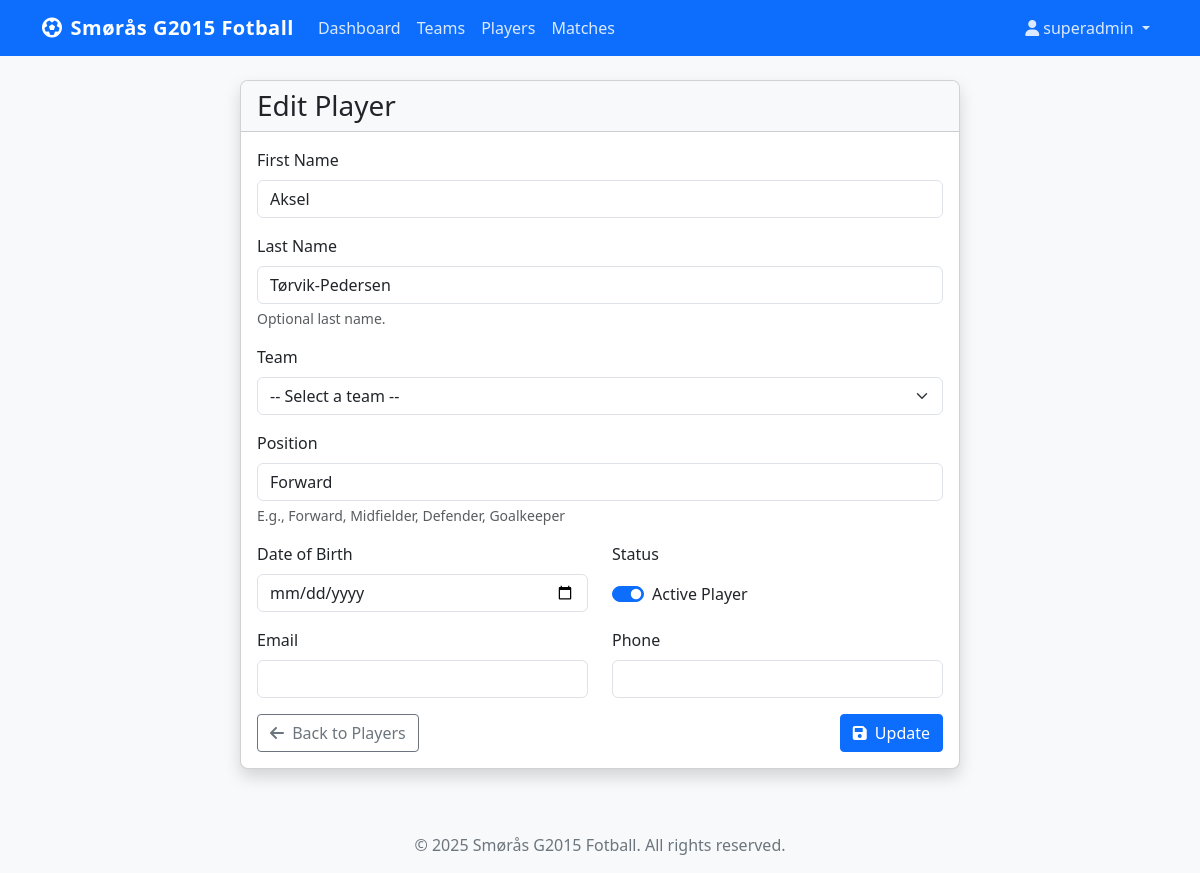
Page /team/players/47/edit/ (signed in) on the committed database.
### teammanager/models.py (models this page shows, shortened)
class Player(models.Model):
    first_name = models.CharField(max_length=100)
    last_name = models.CharField(max_length=100, blank=True, null=True)
    position = models.CharField(max_length=50, blank=True, null=True)
    date_of_birth = models.DateField(blank=True, null=True)
    email = models.EmailField(blank=True, null=True)
    phone = models.CharField(max_length=20, blank=True, null=True)
    active = models.BooleanField(default=True)
    created_at = models.DateTimeField(auto_now_add=True)

### teammanager/views.py (the view)
# urls.py: path('players/<int:pk>/edit/', views.PlayerUpdateView.as_view(), name='player-edit'),
class PlayerUpdateView(LoginRequiredMixin, UpdateView):
    model = Player
    form_class = PlayerForm
    success_url = reverse_lazy('player-list')
    def dispatch(self, request, *args, **kwargs):
        if not request.user.profile.is_approved():
            messages.warning(request, "Your account needs to be approved before you can update players.")
            return redirect('player-list')
        if not (request.user.profile.is_admin() or request.user.profile.is_coach()):
            messages.warning(request, "You don't have permission to update players.")
            return redirect('player-list')
        return super().dispatch(request, *args, **kwargs)

### teammanager/forms.py
class PlayerForm(forms.ModelForm):
    class Meta:
        model = Player
        fields = ['first_name', 'last_name', 'position', 'date_of_birth', 'email', 'phone', 'active']
        widgets = {
            'date_of_birth': forms.DateInput(attrs={'type': 'date'}),
        }

### teammanager/models.py (called while the page is built)
    def is_approved(self):
        return self.status == 'approved'

    def is_admin(self):
        return self.role == 'admin' and self.is_approved()

### templates/teammanager/player_form.html (shortened to what this page needs)
{% extends 'base.html' %}
{% block content %}
<div class="container">
    <div class="row justify-content-center">
        <div class="col-md-8">
            <div class="card shadow">
                <div class="card-header bg-light">
                    <h3 class="mb-0">{% if form.instance.id %}Edit Player{% else %}Add Player{% endif %}</h3>
                </div>
                <div class="card-body">
                    <form method="post">
                        <div class="mb-3">
                            <label for="{{ form.first_name.id_for_label }}" class="form-label">First Name</label>
                            <input type="text" name="{{ form.first_name.html_name }}"
                                   class="form-control {% if form.first_name.errors %}is-invalid{% endif %}"
                                   id="{{ form.first_name.id_for_label }}"
                                   value="{{ form.first_name.value|default:'' }}" required>
                        </div>
                        <div class="mb-3">
                            <label for="{{ form.last_name.id_for_label }}" class="form-label">Last Name</label>
                            <input type="text" name="{{ form.last_name.html_name }}"
                                   class="form-control {% if form.last_name.errors %}is-invalid{% endif %}"
                                   id="{{ form.last_name.id_for_label }}"
                                   value="{{ form.last_name.value|default:'' }}">
                            <div class="form-text">Optional last name.</div>
                        </div>
                        <div class="mb-3">
                            <label for="{{ form.team.id_for_label }}" class="form-label">Team</label>
                            <select name="{{ form.team.html_name }}"
                                    class="form-select {% if form.team.errors %}is-invalid{% endif %}"
                                    id="{{ form.team.id_for_label }}">
                                <option value="">-- Select a team --</option>
                            </select>
                        </div>
                        <div class="mb-3">
                            <label for="{{ form.position.id_for_label }}" class="form-label">Position</label>
                            <input type="text" name="{{ form.position.html_name }}"
                                   class="form-control {% if form.position.errors %}is-invalid{% endif %}"
                                   id="{{ form.position.id_for_label }}"
                                   value="{{ form.position.value|default:'' }}">
                            <div class="form-text">E.g., Forward, Midfielder, Defender, Goalkeeper</div>
                        </div>
                        <div class="row mb-3">
                            <div class="col-md-6">
                                <label for="{{ form.date_of_birth.id_for_label }}" class="form-label">Date of Birth</label>
                                <input type="date" name="{{ form.date_of_birth.html_name }}"
                                       class="form-control {% if form.date_of_birth.errors %}is-invalid{% endif %}"
                                       id="{{ form.date_of_birth.id_for_label }}"
                                       value="{{ form.date_of_birth.value|date:'Y-m-d'|default:'' }}">
                            </div>
                            <div class="col-md-6">
                                <label for="{{ form.active.id_for_label }}" class="form-label">Status</label>
                                <div class="form-check form-switch mt-2">
                                    <input type="checkbox" name="{{ form.active.html_name }}"
                                           class="form-check-input {% if form.active.errors %}is-invalid{% endif %}"
                                           id="{{ form.active.id_for_label }}"
                                           {% if form.active.value %}checked{% endif %}>
                                    <label class="form-check-label" for="{{ form.active.id_for_label }}">Active Player</label>
                                </div>
                            </div>
                        </div>
                        <div class="row mb-3">
                            <div class="col-md-6">
                                <label for="{{ form.email.id_for_label }}" class="form-label">Email</label>
                                <input type="email" name="{{ form.email.html_name }}"
                                       class="form-control {% if form.email.errors %}is-invalid{% endif %}"
                                       id="{{ form.email.id_for_label }}"
                                       value="{{ form.email.value|default:'' }}">
                            </div>
                            <div class="col-md-6">
                                <label for="{{ form.phone.id_for_label }}" class="form-label">Phone</label>
                                <input type="text" name="{{ form.phone.html_name }}"
                                       class="form-control {% if form.phone.errors %}is-invalid{% endif %}"
                                       id="{{ form.phone.id_for_label }}"
                                       value="{{ form.phone.value|default:'' }}">
                            </div>
                        </div>
                        <div class="d-flex justify-content-between">
                            {% if request.META.HTTP_REFERER %}
                            <a href="{{ request.META.HTTP_REFERER }}" class="btn btn-outline-secondary">
                                <i class="fas fa-arrow-left me-1"></i> Back
                            </a>
                            {% else %}
                            <a href="{% url 'player-list' %}" class="btn btn-outline-secondary">
                                <i class="fas fa-arrow-left me-1"></i> Back to Players
                            </a>
                            {% endif %}
                            <button type="submit" class="btn btn-primary">
                                <i class="fas fa-save me-1"></i> {% if form.instance.id %}Update{% else %}Save{% endif %}
                            </button>
                        </div>
                    </form>
                </div>
            </div>
        </div>
    </div>
</div>
{% endblock %}

### templates/base.html (shortened to what this page needs)
<!DOCTYPE html>
<html lang="en">
<head>
    <link href="https://cdn.jsdelivr.net/npm/bootstrap@5.3.0/dist/css/bootstrap.min.css" rel="stylesheet">
    <link rel="stylesheet" href="https://cdnjs.cloudflare.com/ajax/libs/font-awesome/6.0.0/css/all.min.css">
    <link rel="stylesheet" href="/static/css/style.css">
</head>
<body>
    <nav class="navbar navbar-expand-lg navbar-dark bg-primary">
        <div class="container">
            <a class="navbar-brand" href="{% url 'home' %}">
                <i class="fas fa-futbol me-2"></i>Smørås G2015 Fotball
            </a>
            <div class="collapse navbar-collapse" id="navbarNav">
                <ul class="navbar-nav me-auto">
                    {% if user.is_authenticated %}
                    <li class="nav-item">
                        <a class="nav-link" href="{% url 'dashboard' %}">Dashboard</a>
                    </li>
                    <li class="nav-item">
                        <a class="nav-link" href="{% url 'team-list' %}">Teams</a>
                    </li>
                    <li class="nav-item">
                        <a class="nav-link" href="{% url 'player-list' %}">Players</a>
                    </li>
                    <li class="nav-item">
                        <a class="nav-link" href="{% url 'match-list' %}">Matches</a>
                    </li>
                    {% endif %}
                </ul>
                <ul class="navbar-nav">
                    {% if user.is_authenticated %}
                    <li class="nav-item dropdown">
                        <a class="nav-link dropdown-toggle" href="#" role="button" data-bs-toggle="dropdown">
                            <i class="fas fa-user me-1"></i>{{ user.username }}
                        </a>
                    </li>
                    {% endif %}
                </ul>
            </div>
        </div>
    </nav>
    <main class="container py-4">
        {% block content %}{% endblock %}
    </main>
    <footer class="bg-light py-3 mt-4">
        <div class="container text-center">
            <p class="mb-0">&copy; {% now "Y" %} Smørås G2015 Fotball. All rights reserved.</p>
        </div>
    </footer>
</body>
</html>

### static/css/style.css (style rules this page uses)
body { font-family: 'Segoe UI', Tahoma, Geneva, Verdana, sans-serif; color: #333; background-color: #f8f9fa; }
.navbar-brand { font-weight: 600; letter-spacing: 0.5px; }
.navbar-dark .navbar-nav .nav-link { color: rgba(255, 255, 255, 0.85); }
.card { border-radius: 0.5rem; overflow: hidden; transition: all 0.3s ease; }
.card-header { font-weight: 600; }
.btn { border-radius: 0.25rem; font-weight: 500; }
.btn-primary { background-color: #0d6efd; border-color: #0d6efd; }
footer { margin-top: 3rem; padding: 1.5rem 0; color: #6c757d; }

### rows in the picture
Player: first_name "Aksel", last_name "Tørvik-Pedersen", position "Forward"

### other values in the picture
{{ user.username }} "superadmin"
